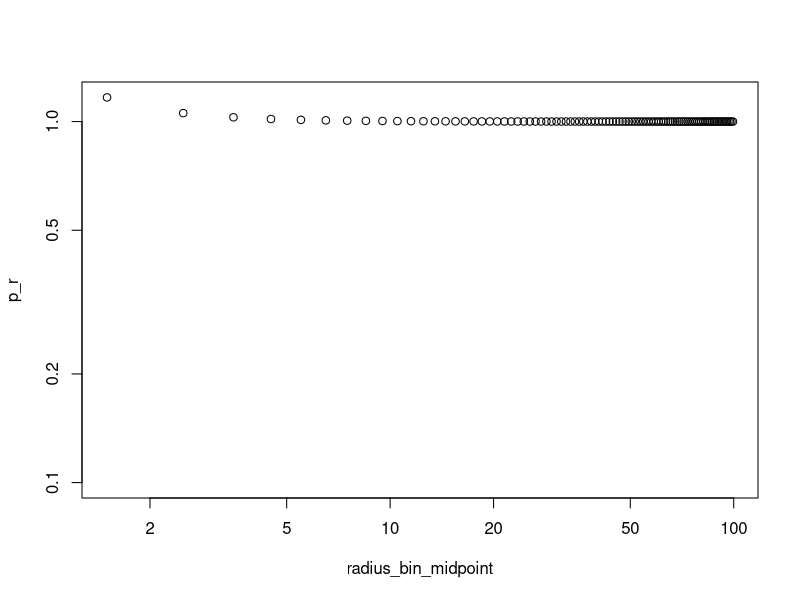
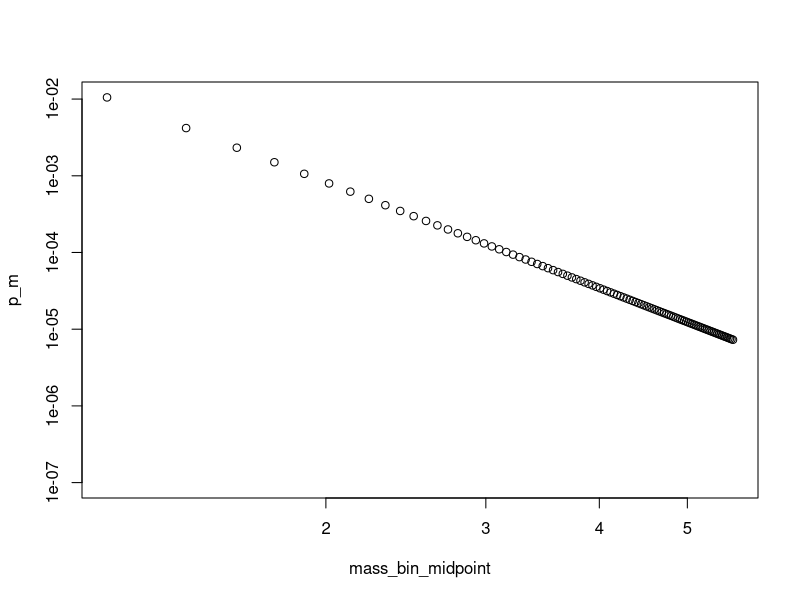
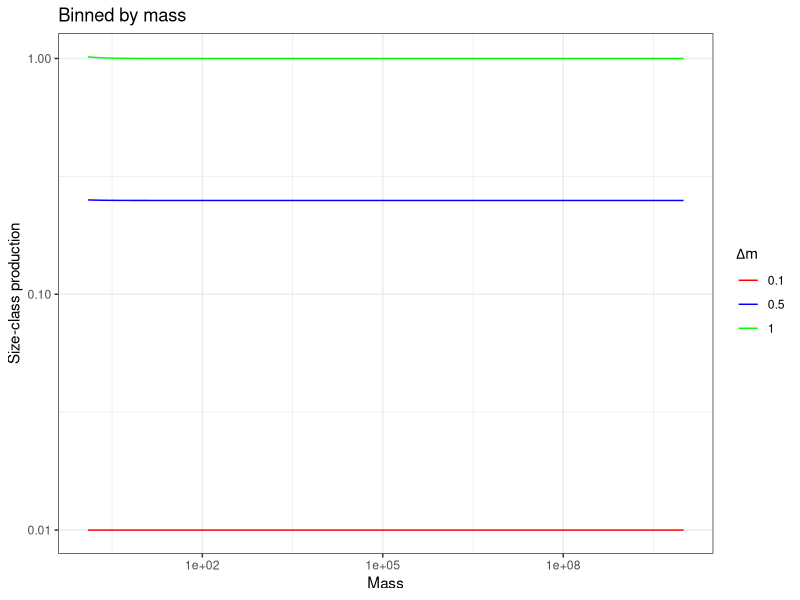
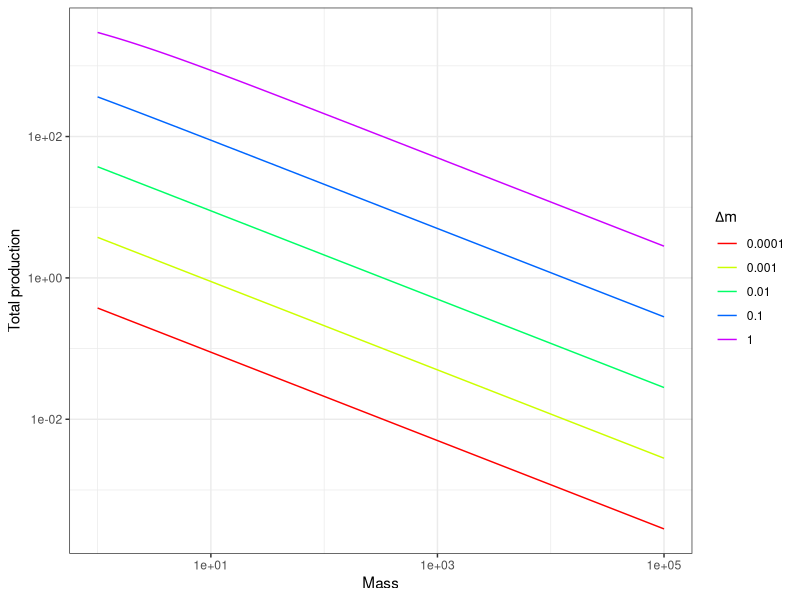
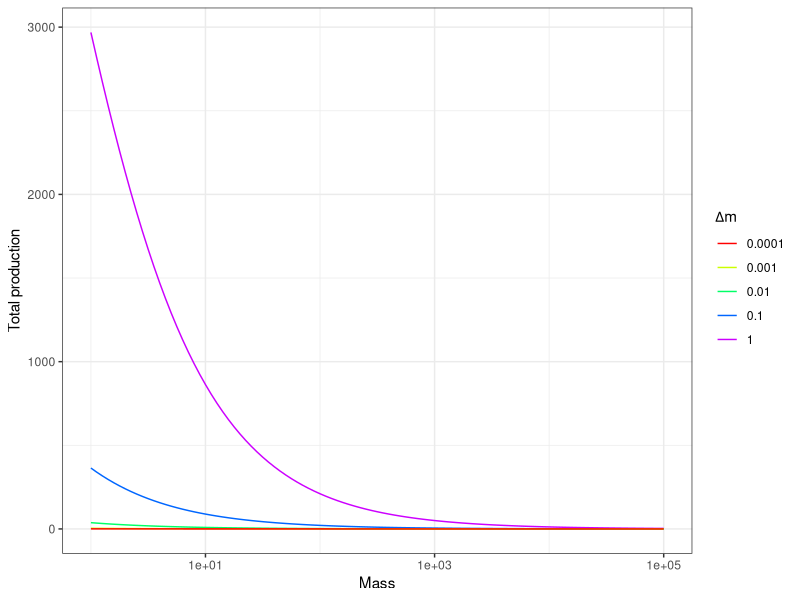
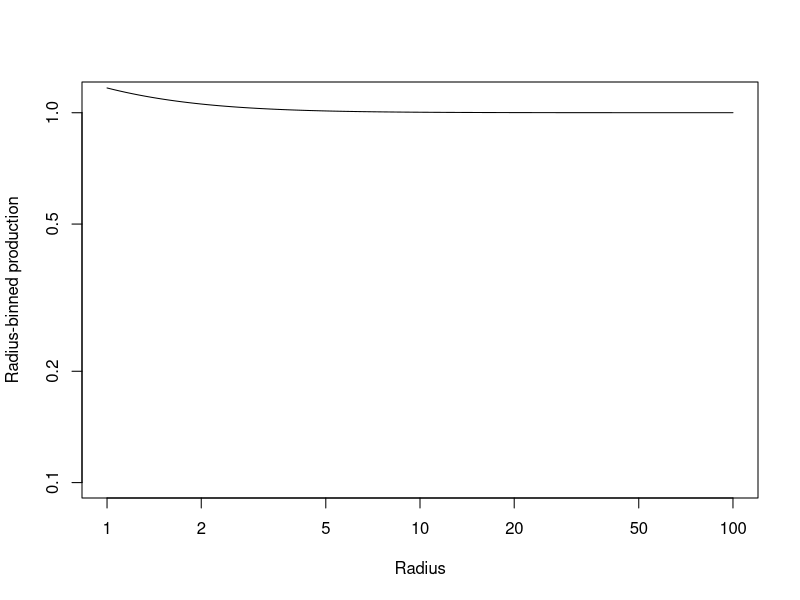
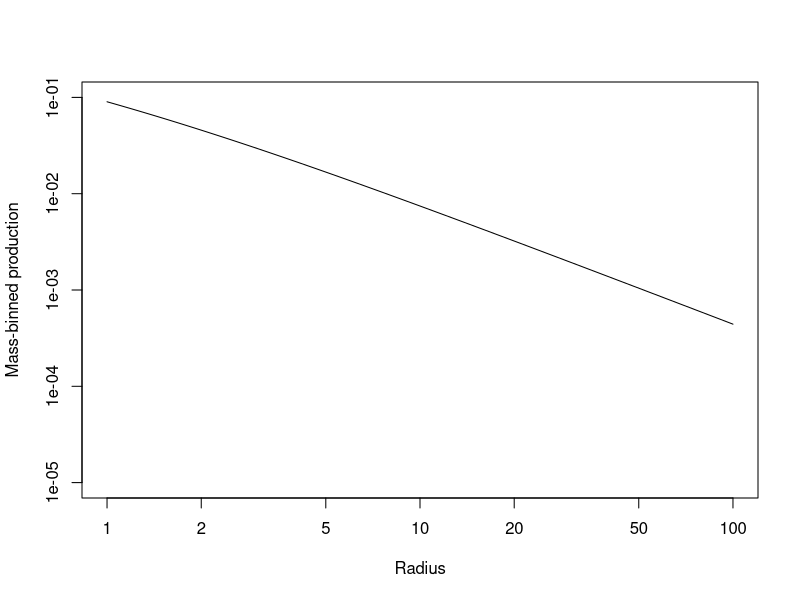
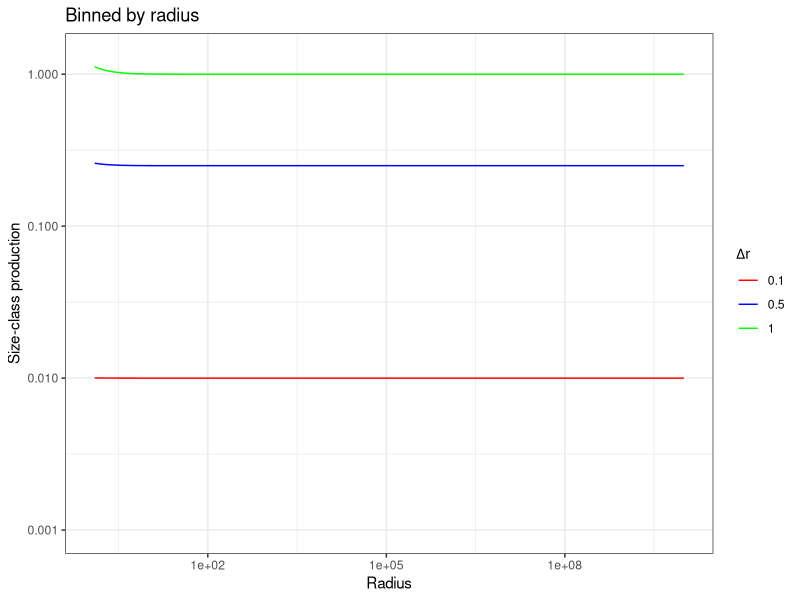

The R script that drew these images, in order:
# Energy equivalence plots using simulated data

# Data are simulated to achieve perfect energy equivalence by diameter size class

# abundance equation: n = n0 * r^-2
# production equation: b = b0 * r^2
# standing biomass equation: m = m0 * r^(8/3)

# production by diameter equation: pdiam = n0 * b0 * r^0 = n0 * b0
# production by mass equation: pmass = 

# Analytical solution for finite bin width

pbyradius <- function(n0, b0, rl, ru) (1/3) * n0 * b0 * (rl^(-1) - ru^(-1)) * (ru^3 - rl^3)
pbymass <- function(n0, b0, m0, ml, mu) (1/3) * n0 * b0 * m0^2 * (ml^(-3/8) - mu^(-3/8)) * (mu^(9/8) - ml^(9/8))

pbyradius_fixedbin <- function(n0, b0, r, deltar) (1/3) * n0 * b0 * (r^(-1) - (r+deltar)^(-1)) * ((r+deltar)^3 - r^3)
pbymass_fixedbin <- function(n0, b0, m0, r, deltar) (1/3) * n0 * b0 * (mass(m0, r)^(-1) - mass(m0, r+deltar)^(-1)) * (mass(m0, r+deltar)^3 - mass(m0, r)^3)

mass <- function(m0, r) m0^(3/8) * r^(3/8)  
  
n0 <- 1
b0 <- 1
m0 <- 1

binwidth <- 1

radii <- seq(1, 100, by = binwidth)
masses <- m0 * radii^(3/8)

radius_bin_lower <- radii[-length(radii)]
radius_bin_upper <- radii[-1]
radius_bin_midpoint <- (radius_bin_lower + radius_bin_upper)/2
mass_bin_lower <- masses[-length(masses)]
mass_bin_upper <- masses[-1]
mass_bin_midpoint <- (mass_bin_lower + mass_bin_upper)/2

p_r <- pbyradius(n0, b0, radius_bin_lower, radius_bin_upper)
p_m <- pbymass(n0, b0, m0, mass_bin_lower, mass_bin_upper)

plot(radius_bin_midpoint, p_r, log = 'xy', ylim = c(0.1, max(p_r)))
plot(mass_bin_midpoint, p_m, log = 'xy', ylim = c(1e-7, max(p_m)))

pdf('C:/Users/Q/Google Drive/ForestLight/figs/ee_solution_finitebin.pdf', height=5, width=5)
curve(pbyradius_fixedbin(n0=1,b0=1,r=x,deltar=1), from=1, to=100, log='xy', ylim=c(0.1, 1.1), xlab = 'Radius', ylab = 'Radius-binned production')
curve(pbymass_fixedbin(n0=1,b0=1,m0=1,r=x,deltar=1), from=1, to=100, log='xy', ylim=c(1e-5, 0.1), xlab = 'Radius', ylab = 'Mass-binned production')
dev.off()

# Better plot with ggplot, showing the effect of declining deltar.
library(ggplot2)
pdf('C:/Users/Q/Google Drive/ForestLight/figs/ee_solution_finitebin.pdf', height=5, width=5)
ggplot(data.frame(r = c(1,100)), aes(x=r)) +
  stat_function(fun = pbyradius_fixedbin, args = list(n0=1,b0=1,deltar=1), aes(colour='1'), xlim=c(0.1,10)) +
  stat_function(fun = pbyradius_fixedbin, args = list(n0=1,b0=1,deltar=0.5), aes(colour='0.5'), xlim=c(0.1,10)) +
  stat_function(fun = pbyradius_fixedbin, args = list(n0=1,b0=1,deltar=0.1), aes(colour='0.1'), xlim=c(0.1,10)) +
  scale_y_log10(name = 'Size-class production', limits = c(0.001, 1.3)) + scale_x_log10(name = 'Radius') +
  scale_color_manual(name=expression(Delta*r), values = c('red','blue','green')) +
  theme_bw() +
  ggtitle('Binned by radius')

ggplot(data.frame(r = c(1,100)), aes(x=r)) +
  stat_function(fun = pbymass_fixedbin, args = list(n0=1,b0=1,m0=1,deltar=1), aes(colour='1'), xlim=c(0.1,10)) +
  stat_function(fun = pbymass_fixedbin, args = list(n0=1,b0=1,m0=1,deltar=0.5), aes(colour='0.5'), xlim=c(0.1,10)) +
  stat_function(fun = pbymass_fixedbin, args = list(n0=1,b0=1,m0=1,deltar=0.1), aes(colour='0.1'), xlim=c(0.1,10)) +
  scale_y_log10(name = 'Size-class production') + scale_x_log10(name = 'Mass') +
  scale_color_manual(name=expression(Delta*r), values = c('red','blue','green')) +
  theme_bw() +
  ggtitle('Binned by mass')
dev.off()


#######################
# Corrected

pbyradius_fixedbin <- function(n0, b0, r, deltar) (1/3) * n0 * b0 * (r^(-1) - (r+deltar)^(-1)) * ((r+deltar)^3 - r^3)
pbymass_fixedbin <- function(n0, b0, m, deltam) (16/7) * n0 * b0 * ((m+deltam)^(1/4) - m^(1/4)) * ((m+deltam)^(7/4) - m^(7/4))

ggplot(data.frame(m = c(1,100)), aes(x=m)) +
  stat_function(fun = pbymass_fixedbin, args = list(n0=1,b0=1,deltam=1), aes(colour='1'), xlim=c(0.1,10)) +
  stat_function(fun = pbymass_fixedbin, args = list(n0=1,b0=1,deltam=0.5), aes(colour='0.5'), xlim=c(0.1,10)) +
  stat_function(fun = pbymass_fixedbin, args = list(n0=1,b0=1,deltam=0.1), aes(colour='0.1'), xlim=c(0.1,10)) +
  scale_y_log10(name = 'Size-class production') + scale_x_log10(name = 'Mass') +
  scale_color_manual(name=expression(Delta*m), values = c('red','blue','green')) +
  theme_bw() +
  ggtitle('Binned by mass')

########################
# Bin widths
bw <- function(k, r, deltar) k^(-8/3) * ((r + deltar)^(8/3) - r^(8/3))
bw(1, 1:10, 1)


########################
# Added 06 April: Plot with different bin widths
# Assume energy equivalence by radius

pm <- function(n0, b0, k, m, deltam) n0 * b0 * k * ( (m + deltam)^(3/8) - m^(3/8) )

library(ggplot2)
p <- ggplot(data.frame(m = c(1, 100000)), aes(x=m)) +
  scale_x_log10(name = 'Mass') + 
  theme_bw() +
  stat_function(geom = 'line', fun = pm, args = list(n0 = 100000, b0 = 0.1, k = 1, deltam = 1), aes(colour = '1')) +
  stat_function(geom = 'line', fun = pm, args = list(n0 = 100000, b0 = 0.1, k = 1, deltam = 0.1), aes(colour = '0.1')) +
  stat_function(geom = 'line', fun = pm, args = list(n0 = 100000, b0 = 0.1, k = 1, deltam = 0.01), aes(colour = '0.01')) +
  stat_function(geom = 'line', fun = pm, args = list(n0 = 100000, b0 = 0.1, k = 1, deltam = 0.001), aes(colour = '0.001')) +
  stat_function(geom = 'line', fun = pm, args = list(n0 = 100000, b0 = 0.1, k = 1, deltam = 0.0001), aes(colour = '0.0001')) +
  scale_color_manual(name=expression(Delta*m), values = rainbow(5)) 

p + scale_y_log10(name = 'Total production')
p + scale_y_continuous(name = 'Total production')
